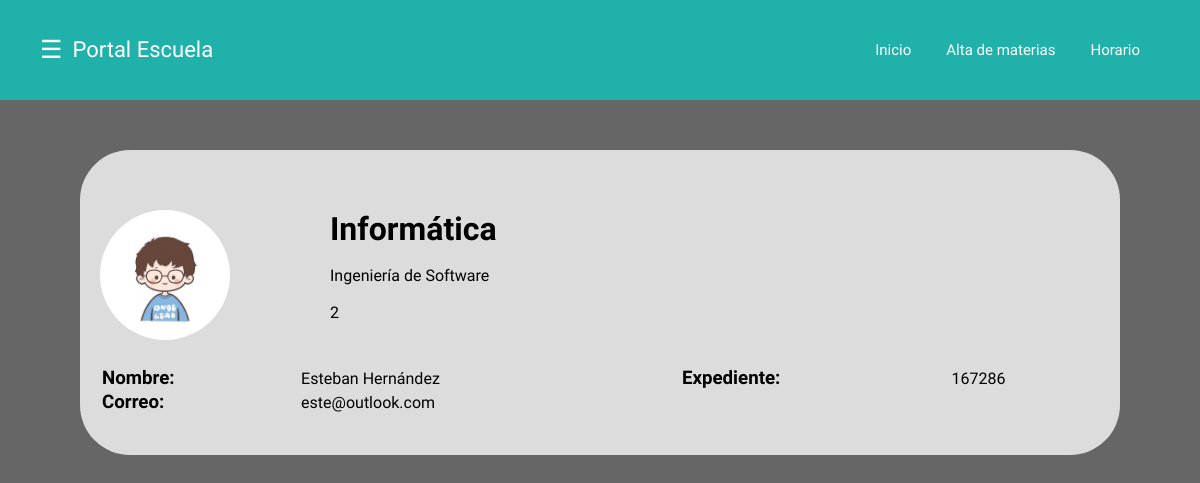
The app's page /Pprincipal.php?matricula=167286 with its own data.
### tables this page shows
CREATE TABLE `alumnos` (
  `Matricula` int(11) NOT NULL,
  `Nombre` varchar(30) NOT NULL,
  `Apellido` varchar(30) NOT NULL,
  `Correo` varchar(30) NOT NULL,
  `Password` varchar(30) NOT NULL,
  `Facultad` varchar(30) NOT NULL,
  `Semestre` int(11) NOT NULL,
  `Carrera` varchar(40) NOT NULL,
  `Imagen` varchar(30) NOT NULL
);

### Pprincipal.php (the view, shortened to what this page needs)
<!DOCTYPE html>
<html>
<head>
	<link rel="stylesheet" href="Cprincipal.css">
</head>
<body>
<?php
$bd = new mysqli("localhost","id20895239_uaqximeinfo","Baka baka01$","id20895239_alumnos");
$matricula=$_GET['matricula'];
$query_alumnos=mysqli_query($bd,"SELECT * FROM alumnos WHERE Matricula=$matricula");
	$info=mysqli_fetch_array($query_alumnos);
?>
<header class="header">
		<div class="container">
		<div class="btn-menu">
			<label for="btn-menu">☰</label>
		</div>
			<div class="logo">
				<h1>Portal Escuela</h1>
			</div>
			<nav class="menu">
				<a href="<?php echo"Pprincipal.php?matricula=$matricula"?>">Inicio</a>
				<a href="<?php echo"Pregistro_materias.php?matricula=$matricula"?>">Alta de materias</a>
				<a href="<?php echo"Phorario.php?matricula=$matricula"?>">Horario</a>
			</nav>
		</div>
	</header>
<div class="Info_alumno">
	<div class="Imagen_alumno">
		<img src="<?php echo $info['Imagen'];?>">
	<div class="detalles">
		<h1>
		<?php echo $info['Facultad']; ?>
		</h1>
		<p class="carrera"><?php echo $info['Carrera']; ?></p>
		<p class="semestre"><?php echo $info['Semestre']; ?></p>
	</div>
	</div>
	<table>
		<tr>
			<td><h3>Nombre:</h3></td>
			<td><?php echo $info['Nombre']. " ".$info['Apellido'];?></td>
			<td><h3>Expediente:</h3></td>
			<td><p><?php echo $info['Matricula'];?></p></td>
		</tr>
		<tr>
			<td><h3>Correo:</h3></td>
			<td><p><?php echo $info['Correo'];?></p></td>
			<td></td>
			<td></p></td>
		</tr>
	</table>
</div>
</body>
</html>

### Cprincipal.css (style rules this page uses)
* { margin: 0; padding: 0; box-sizing: border-box; font-family: 'Montserrat Alternates', sans-serif; }
body { background-image: url(https://amqueretaro.com/wp-content/uploads/2019/12/uaq-2.jpg); }
.header { height: 100px; background-color: lightseagreen; }
.container { margin: 0px 40px 0px 40px; }
.container .btn-menu, .logo { float: left; line-height:100px; }
.container .btn-menu label { color: #fff; font-size: 25px; cursor: pointer; }
.logo h1 { color: #fff; font-weight: 400; font-size: 22px; margin-left: 10px; }
.container .menu { float: right; line-height:70px; display: flex; justify-items: center; align-items: center; }
.container .menu a { display: inline-block; padding: 15px; text-decoration: none; color: #fff; transition: all 0.3s ease; font-size: 15px; margin-right: 5px; }
.Info_alumno { display: grid; background-color: gainsboro; margin: 50px 80px 50px 80px; border-radius: 50px; padding: 40px 20px 40px 20px; }
.Imagen_alumno { margin: 20px 30px 25px 0px; display: flex; justify-self: left; }
.Imagen_alumno img { height: 130px; border-radius: 80px; }
.detalles { margin-left: 100px; display: grid; }

### records on screen
alumnos: Facultad "Informática", Carrera "Ingeniería de Software", Semestre "2", Nombre "Esteban", Apellido "Hernández", Matricula "167286", Correo "este@outlook.com"
